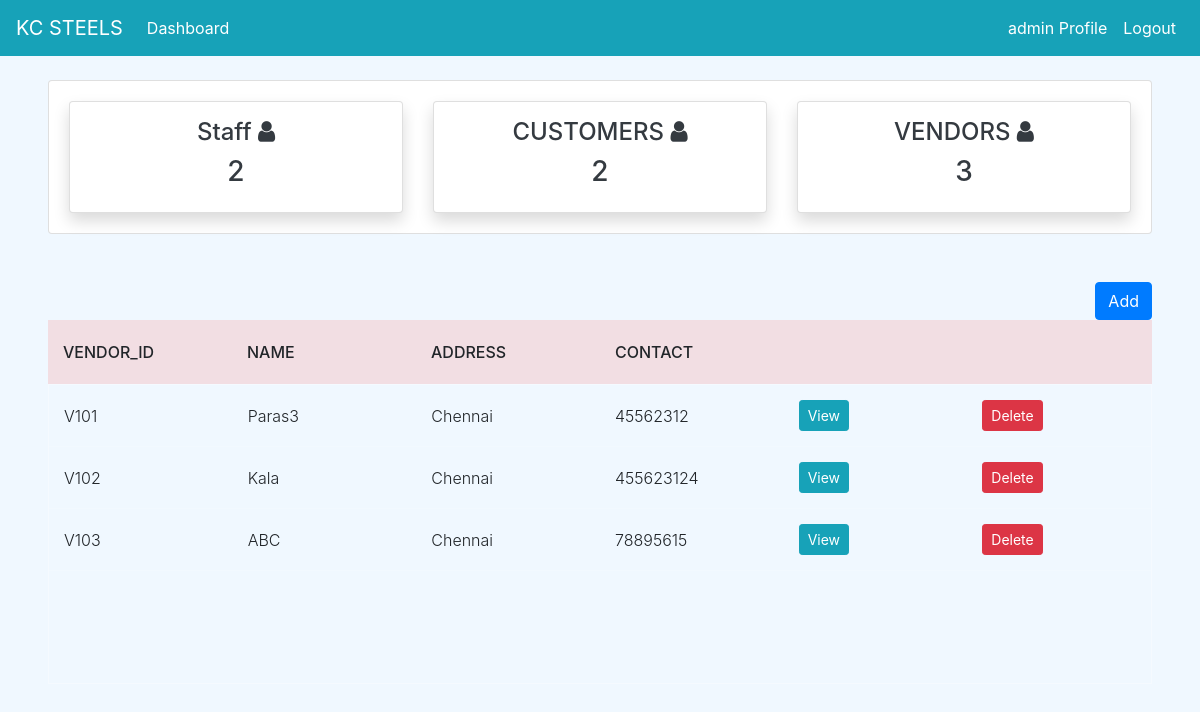
The page /vendor/ (signed in) on the database its author committed.
### dashboard/models.py (models this page shows, shortened)
class Vendor(models.Model):
    vendor_no = models.IntegerField(null=True)
    vendor_id = models.CharField(max_length=100, null=True, unique=True)
    vendor_name = models.CharField(max_length=100, null=True)
    vendor_address = models.CharField(max_length=200, null=True)
    vendor_mobile = models.CharField(max_length=15,null=True)

### dashboard/views.py (the view)
# urls.py: path('vendor/',views.vendor,name='dashboard-vendor'),
@login_required
def vendor(request):
    vendors = Vendor.objects.all()
    vendor_count = vendors.count()
    workers = User.objects.exclude(username='admin')
    workers_count = workers.count()
    customer_count = Customer.objects.all().count()
    v_id = 101 if Vendor.objects.count() == 0 else Vendor.objects.aggregate(max=Max('vendor_no'))["max"] + 1
    if request.method == 'POST':
        name = request.POST.get('vendor_name')
        address = request.POST.get('vendor_address')
        mob = request.POST.get('vendor_mobile')
        form = VendorForm(request.POST)
        if form.is_valid():
            Vendor(vendor_no=v_id,vendor_id=(f'{"V"}{v_id}'),vendor_name=name,vendor_address=address,vendor_mobile=mob).save()
    else:
        form = VendorForm()
    context = {
        'form' : form,
        'vendors': vendors,
        'vendor_count' : vendor_count,
        'workers_count': workers_count,
        'customer_count' : customer_count,
    }
    return render(request, 'dashboard/vendor.html',context)

### templates/dashboard/vendor.html (shortened to what this page needs)
{% extends 'partial/base.html' %}
{% load crispy_forms_tags %}
{% block content %}
{% if user.is_authenticated and user.is_superuser %}
{% include 'partial/topnav_wm.html'%}
<div class="mx-5">
    <div class="row my-4">
        <div class="col mt-4 text-right">
          <button type="button" class="btn btn-primary" data-toggle="modal" data-target="#vAdd">
            Add
          </button>
      </div>
        <div class="col-md-12">
              <div class="tbl-header">
                <table cellpadding="0" cellspacing="0" border="0">
                  <thead>
                    <tr>
                      <th scope="col">vendor_id</th>
                      <th scope="col">Name</th>
                      <th scope="col">Address</th>
                      <th scope="col">Contact</th>
                      <th scope="col"></th>
                      <th scope="col"></th>
                    </tr>
                  </thead>
                </table>
              </div>
              <div class="tbl-content">
                <table cellpadding="0" cellspacing="0" border="0">
                  <tbody>
                    {% for vendor in vendors %}
                      <tr>
                        <td>{{ vendor.vendor_id }}</td>
                        <td>{{ vendor.vendor_name }}</td>
                        <td>{{ vendor.vendor_address }}</td>
                        <td>{{ vendor.vendor_mobile }}</td>
                        <td scope="row"><a class="btn btn-info btn-sm" data-toggle="modal" data-target="#viewVe-{{ vendor.id}}">View</a></td>
                        <td scope="row"><a class="btn btn-danger btn-sm" href="{% url 'dashboard-vendor-delete' vendor.id %}">Delete</a></td>
                      </tr>
                    {% endfor %}
                  </tbody>
                </table>
        </div>
    </div>
</div>
{% else %}
<h1>Error</h1>
{% endif %}
{% endblock %}

### templates/partial/nav.html (shortened to what this page needs)
<div class="mx-6">
	<nav class="navbar navbar-expand-lg navbar-info bg-info">
        {% if user.is_authenticated %}
            <a class="navbar-brand text-white"  href="#">KC STEELS</a>
            <div class="collapse navbar-collapse" id="navbarSupportedContent">
            <ul class="navbar-nav mr-auto">
                <li class="nav-item active">
                <a class="nav-link text-white" href="{% url 'dashboard-index' %}">Dashboard <span class="sr-only">(current)</span></a>
				</li>
            </ul>
			<ul class="navbar-nav ml-auto">
                <li class="nav-item active">
                <a class="nav-link text-white" data-toggle="modal" data-target="#viewP-{{ user.id}}"> {{ user.username }} Profile <span class="sr-only">(current)</span></a>
                </li>
                <li class="nav-item">
                <a class="nav-link text-white" href="{% url 'user-logout' %}">Logout</a>
                </li>
            </ul>
        {% endif %}
      </nav>
</div>

### static/style.css (style rules this page uses)
body { background-color: aliceblue; }

### static/tblstyle.css (style rules this page uses)
table { width:100%; table-layout: fixed; }
.tbl-header { background-color: rgba(243, 162, 162, 0.3); }
.tbl-content { height:300px; overflow-x:auto; margin-top: 0px; border: 1px solid rgba(255,255,255,0.3); }
th { padding: 20px 15px; text-align: left; font-weight: 500; text-transform: uppercase; }
td { padding: 15px; text-align: left; vertical-align:middle; font-weight: 300; border-bottom: solid 1px rgba(255,255,255,0.1); }

### rows shown on the page
Vendor: vendor_id "V101", vendor_name "Paras3", vendor_address "Chennai", vendor_mobile "45562312"
Vendor: vendor_id "V102", vendor_name "Kala", vendor_address "Chennai", vendor_mobile "455623124"
Vendor: vendor_id "V103", vendor_name "ABC", vendor_address "Chennai", vendor_mobile "78895615"

### other values the page prints
{{ user.username }} "admin"
{{ workers_count }} "2"
{{ customer_count }} "2"
{{ vendor_count }} "3"
